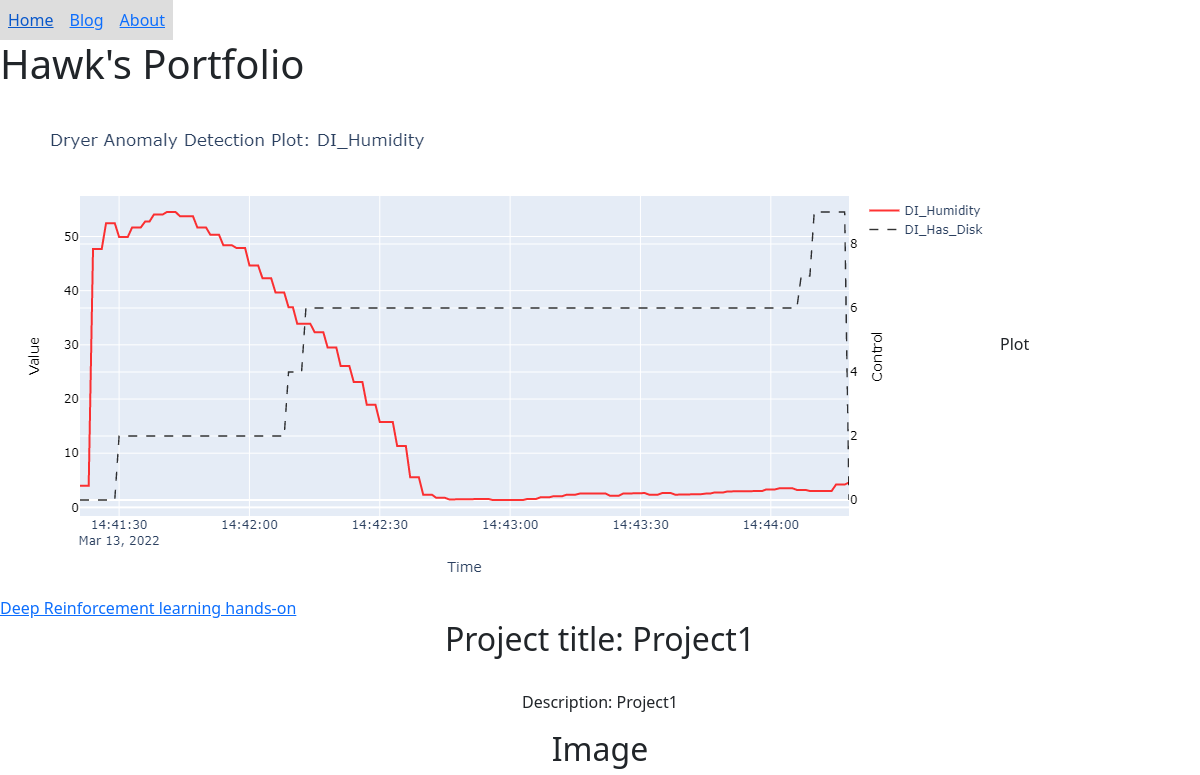
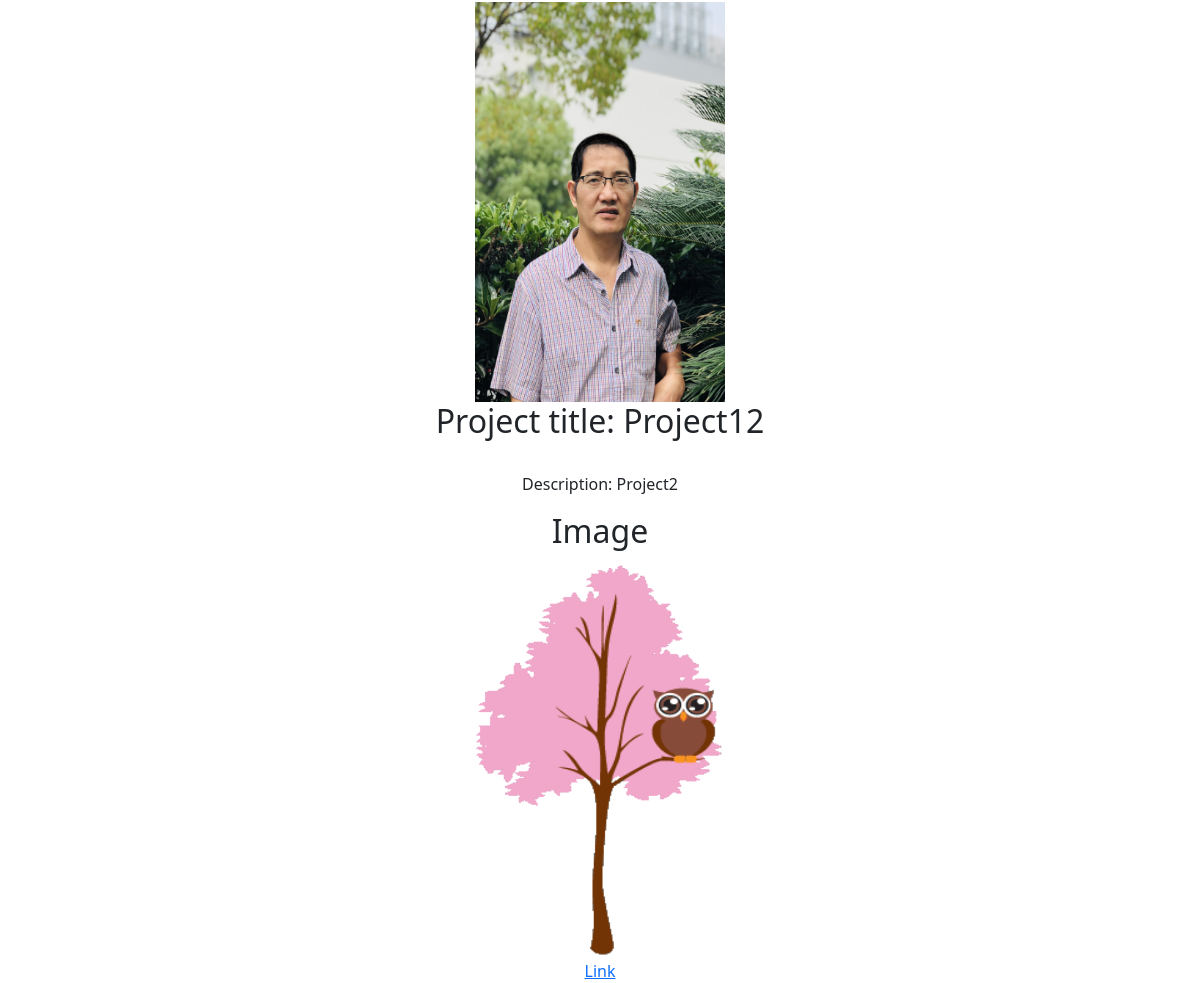
Before: / with the older database file (2 pictures, top to bottom).
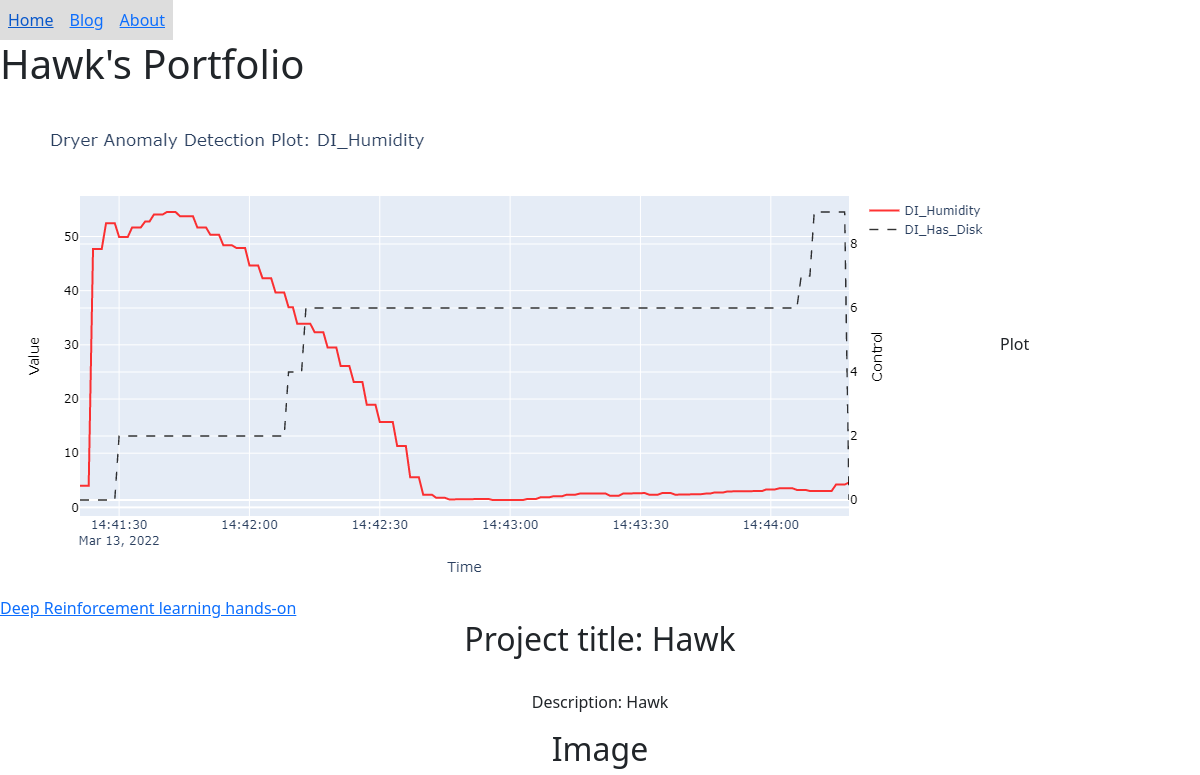
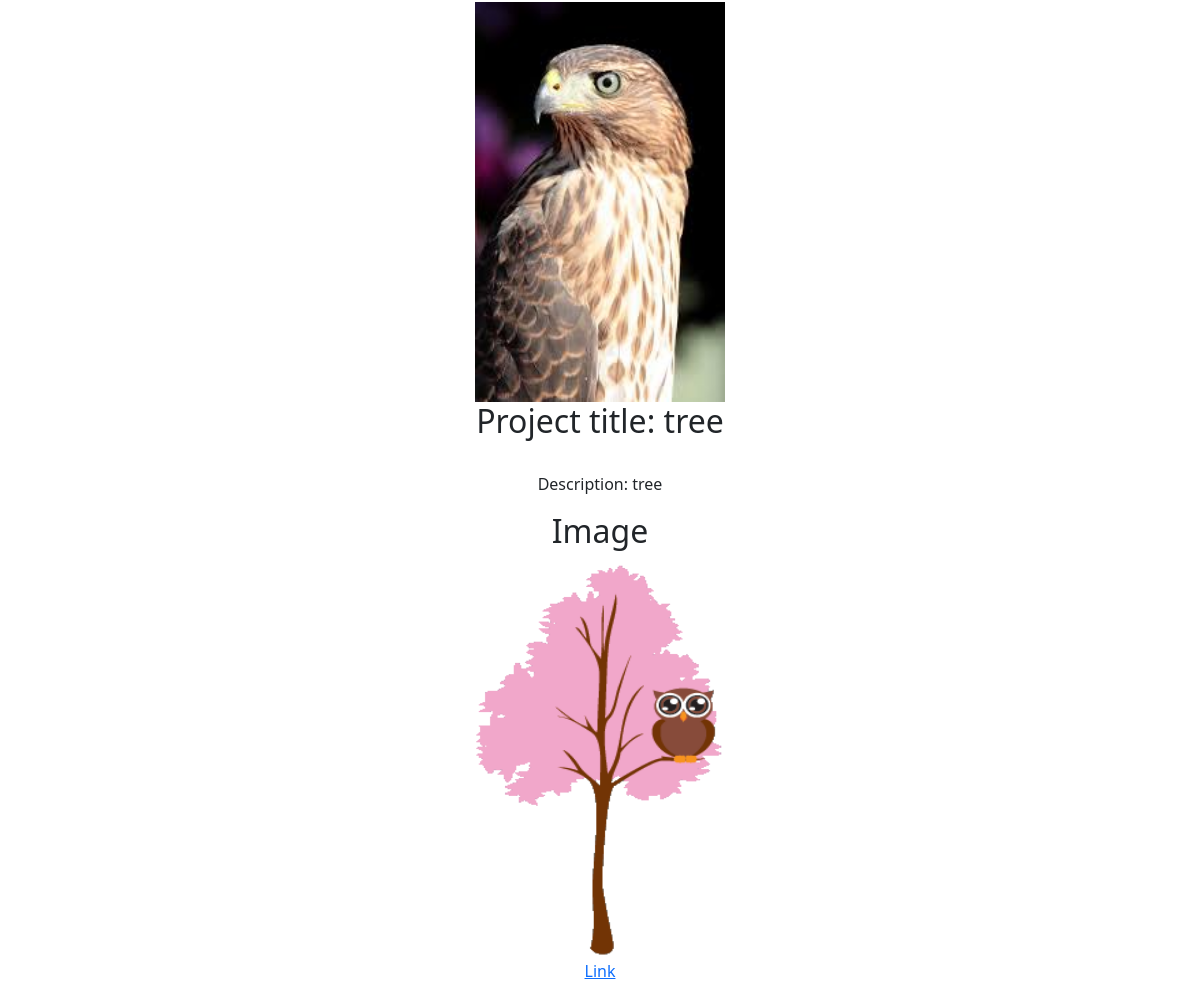
After: the same page with the newer database file (2 pictures, top to bottom).
### portfolio/models.py (models this page shows, shortened)
class Project(models.Model):
    title = models.CharField(max_length=100)
    description = models.CharField(max_length=250)
    image = models.ImageField(upload_to='portfolio/images/')
    url = models.URLField(blank=True)

### portfolio/views.py (the view)
# urls.py: 2. Add a URL to urlpatterns:  path('', views.home, name='home')
def home(request):
    projects = Project.objects.all()
    return render(request, 'portfolio/home.html', {'projects':projects})

### portfolio/templates/portfolio/home.html
{% extends 'portfolio/base.html' %}
{% block content %}
      <h1>Hawk's Portfolio</h1>
      {% load static %}
      <img src="{% static 'portfolio/plot_image.png' %}">Plot
      <br>
      <a href="{% static 'portfolio/Deep-Reinforcement-learning-hands-on.pdf' %}">Deep Reinforcement learning hands-on</a>
      <div class="container text-center">
          {% for project in projects %}
          <h2> Project title: {{ project.title }} </h2>
          <br>
          <p> Description: {{ project.description|truncatechars:20 }} </p>
          <h2>Image</h2>
          <img src="{{project.image.url}}" height=400, width=250>
          <br>
          {% if project.url %}
          <a href="{{project.url}}"> Link</a>
          {%endif%}
          {% endfor %}
      </div>
{% endblock %}

### portfolio/templates/portfolio/base.html (shortened to what this page needs)
<!doctype html>
<html lang="en">
  <head>
    <link href="https://cdn.jsdelivr.net/npm/bootstrap@5.1.3/dist/css/bootstrap.min.css" rel="stylesheet">
  </head>
  <body>
         <ul class="nav">
           <li><a href="{% url 'home'  %}">Home</a></li>
           <li><a href="{% url 'blog:all_blogs'  %}">Blog</a></li>
           <li><a href="{% url 'about'  %}">About</a></li>
         </ul>
{% block content %}{% endblock %}
  </body>
</html>

### portfolio/templates/portfolio/base.html (style rules this page uses)
ul { list-style-type: none; margin: 0; padding: 0; overflow: hidden; }
li { float: right; }
li a { display: block; padding: 8px; background-color: #dddddd; }

Changed rows visible on the page:
removed Project: title "Project1", description "Project1", image (picture)
added Project: title "Hawk", description "Hawk", image (picture)
changed Project: title "Project12" → "tree"; description "Project2" → "tree"
